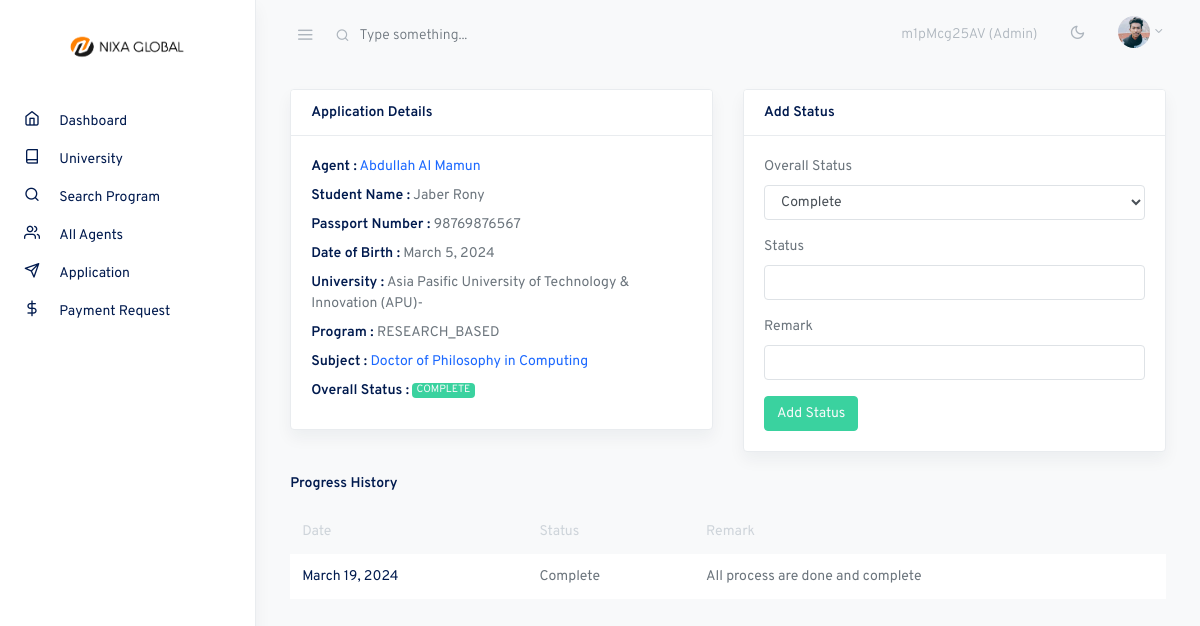
/admin-manage-status/1 (signed in), run on the app's committed database.
### account/models.py (models this page shows, shortened)
class CustomUser(AbstractUser):
    user_type = models.CharField(max_length=20, choices=UserType.choices, default=UserType.AGENT)
    account_type = models.CharField(max_length=20, choices=AccountType.choices, default=AccountType.INDIVIDUAL)
    email = models.EmailField(unique=True)
    phone_number = models.CharField(max_length=20)
    address = models.CharField(max_length=200)
    country = models.CharField(max_length=100)
    city = models.CharField(max_length=100)
    post_code = models.CharField(max_length=20)
    referral_code = models.CharField(max_length=20, unique=True, blank=True, null=True)
    referred_by = models.ForeignKey('self', on_delete=models.SET_NULL, null=True, blank=True)
    is_verified = models.BooleanField(default=False)
    email_verification_token = models.CharField(max_length=100, blank=True, null=True)
    email_verification_sent_at = models.DateTimeField(null=True, blank=True)
    identification_document = models.ForeignKey('IdentificationDocument', on_delete=models.SET_NULL, null=True, blank=True)
    avatar = models.ImageField(upload_to='avatars/', blank=True)
    company_name = models.CharField(max_length=200, null=True, blank=True)
    profession = models.CharField(max_length=100, null=True, blank=True)
    @property
    def is_admin(self):
        return self.user_type == UserType.ADMIN
    class Meta:
        verbose_name = "User"
        verbose_name_plural = "     Users"

### core/models.py (models this page shows, shortened)
class Applicant(models.Model):
    user = models.ForeignKey(User, on_delete=models.CASCADE)
    first_name = models.CharField(max_length=50)
    last_name = models.CharField(max_length=50)
    passport_number = models.CharField(max_length=20)
    dob = models.DateField()
    subject = models.ForeignKey(Subject, on_delete=models.SET_NULL, null=True)
    application_id = models.CharField(max_length=10, unique=True)
    STATUS_CHOICES = [
        ('PENDING', 'Pending'),
        ('PROCESSING', 'Processing'),
        ('COMPLETE', 'Complete'),
        ('REJECT', 'Reject'),
    ]
    status = models.CharField(max_length=10, choices=STATUS_CHOICES, default='PENDING')
    isPaymentClaim = models.BooleanField(default=False)
    class Meta:
        verbose_name = "Applicant"
        verbose_name_plural = "      Applicant"

class Subject(models.Model):
    PROGRAM_CHOICES = [
        ('FOUNDATION', 'Foundation'),
        ('DIPLOMA', 'Diploma'),
        ('BACHELOR', 'Bachelor'),
        ('MASTER', 'Master'),
        ('PHD', 'PhD'),
        ("RESEARCH_BASED", 'Research Based')
    ]
    name = models.CharField(max_length=255)
    program_type = models.CharField(max_length=50, choices=PROGRAM_CHOICES)
    university = models.ForeignKey(University, on_delete=models.CASCADE)
    pdf = models.FileField(upload_to='subject_pdfs/', validators=[FileExtensionValidator(['pdf'])], blank=True, null=True)
    class Meta:
        verbose_name = "Subject"
        verbose_name_plural = "  Subject"

class University(models.Model):
    name = models.CharField(max_length=255)
    class Meta:
        verbose_name = "University"
        verbose_name_plural = "      University"

class ApplicationStatus(models.Model):
    application = models.ForeignKey(Applicant, on_delete=models.CASCADE)
    date = models.DateField(default=timezone.now)
    status = models.CharField(max_length=100)
    remark = models.TextField()
    class Meta:
        verbose_name = "ApplicationStatus"
        verbose_name_plural = "      ApplicationStatus"

### core/views.py (the view, shortened to what this page needs)
# urls.py: path('admin-manage-status/<int:pk>', views.admin_manage_status, name="admin_manage_status"),
@login_required
@admin_required
def admin_manage_status(request, pk):
    application = Applicant.objects.get(id=pk)
    statuses = ApplicationStatus.objects.filter(application=application).order_by('-id')
    context = {
        'application':application,
        'statuses': statuses
    }
    return render(request, 'portal/admin_manage_status.html', context)

### templates/portal/admin_manage_status.html (shortened to what this page needs)
{% extends 'portal/assets/base.html' %}
{% block content %}
<div class="container-fluid">
  <div class="row justify-content-start">
    <div class="col-12 col-md-6">
      <div class="card shadow mb-4">
        <div class="card-header">
          <strong class="card-title">Application Details</strong>
        </div>
        <form action="{% url 'core:university' %}" method="post">
          <div class="card-body">
            <div class="row">
              <div class="col-12">
                <div class="form-group mb-2">
                  <strong class="card-title">Agent :</strong>
                  <span>
                    <a href="{% url 'core:profile_manage' application.user.id %}">
                      {{application.user.first_name}} {{application.user.last_name}}
                    </a>
                  </span>
                </div>
                <div class="form-group mb-2">
                    <strong class="card-title">Student Name :</strong>
                    <span>{{application.first_name}} {{application.last_name}}</span>
                </div>
                <div class="form-group mb-2">
                    <strong class="card-title">Passport Number :</strong>
                    <span>{{application.passport_number}}</span>
                </div>
                <div class="form-group mb-2">
                    <strong class="card-title">Date of Birth :</strong>
                    <span>{{application.dob}}</span>
                </div>
                <div class="form-group mb-2">
                  <strong class="card-title">University :</strong>
                  <span>{{application.subject.university.name}}</span>
                </div>
                <div class="form-group mb-2">
                  <strong class="card-title">Program :</strong>
                  <span>{{application.subject.program_type}}</span>
                </div>
                <div class="form-group mb-2">
                    <strong class="card-title">Subject :</strong>
                    <span>
                      <a href="{% url 'core:program_details' application.subject.id %}">
                        {{application.subject.name}}
                      </a>
                    </span>
                </div>
                <div class="form-group mb-2">
                  <strong class="card-title">Overall Status :</strong>
                  <span>
                    {% if application.status == 'PENDING' %}
                      <span class="badge badge-warning text-light">{{ application.status }}</span>
                    {% elif application.status == 'PROCESSING' %}
                        <span class="badge badge-primary text-light">{{ application.status }}</span>
                    {% elif application.status == 'COMPLETE' %}
                        <span class="badge badge-success text-light">{{ application.status }}</span>
                    {% elif application.status == 'REJECT' %}
                        <span class="badge badge-danger text-light">{{ application.status }}</span>
                    {% endif %}
                  </span>
              </div>
              </div>
            </div>
          </div>
        </form>
      </div>
    </div>
    <div class="col-12 col-md-6">
        <div class="card shadow mb-4">
          <div class="card-header">
            <strong class="card-title">Add Status</strong>
          </div>
          <form action="{% url 'core:admin_manage_status' application.id %}" method="post">
            <div class="card-body">
              <div class="row">
                <div class="col-12">
                  <div class="form-group mb-3">
                    <label for="simpleinput">Overall Status</label>
                    <select name="overall_status" class="form-control" id="">
                      <option value="COMPLETE" {% if application.status == 'COMPLETE' %} selected {% endif %}>Complete</option>
                    </select>
                  </div>
                  <div class="form-group mb-3">
                    <label for="simpleinput">Status</label>
                    <input type="text" name="status" id="simpleinput" class="form-control">
                  </div>
                  <div class="form-group mb-3">
                    <label for="simpleinput">Remark</label>
                    <input type="text" name="remark" id="simpleinput" class="form-control">
                  </div>
                  <button type="submit" class="btn btn-success text-light">Add Status</button>
                </div>
              </div>
            </div>
          </form>
        </div>
      </div>
  </div>
  <div class="row justify-content-start">
    <div class="col-12 col-md-1-">
      <h6 class="mb-3">Progress History</h6>
      <table class="table table-borderless table-striped">
        <thead>
          <tr role="row">
            <th>Date</th>
            <th>Status</th>
            <th>Remark</th>
          </tr>
        </thead>
        <tbody>
          {% for status in statuses %}
          <tr>
            <th scope="col">{{status.date}}</th>
            <td>{{status.status}}</td>
            <td>{{status.remark}}</td>
          </tr>
          {% endfor %}
        </tbody>
      </table>
    </div>
  </div>
</div>
{% endblock %}

### templates/portal/assets/navbar.html (shortened to what this page needs)
{% load static %}
<nav class="topnav navbar navbar-light">
    <button type="button" class="navbar-toggler text-muted mt-2 p-0 mr-3 collapseSidebar">
      <i class="fe fe-menu navbar-toggler-icon"></i>
    </button>
    <form class="form-inline mr-auto searchform text-muted">
      <input class="form-control mr-sm-2 bg-transparent border-0 pl-4 text-muted" type="search" placeholder="Type something..." aria-label="Search">
    </form>
    <ul class="nav">
      <li class="nav-item nav-notif">
        <a class="nav-link text-muted my-2">
          {{request.user.referral_code}} ({{request.user.user_type}})
        </a>
      </li>
      <li class="nav-item">
        <a class="nav-link text-muted my-2" href="#" id="modeSwitcher" data-mode="light">
          <i class="fe fe-sun fe-16"></i>
        </a>
      </li>
      <li class="nav-item dropdown">
        <a class="nav-link dropdown-toggle text-muted pr-0" href="#" id="navbarDropdownMenuLink" role="button" data-toggle="dropdown" aria-haspopup="true" aria-expanded="false">
          <span class="avatar avatar-sm mt-2">
            {% if user.avatar %}
                <img src="{{ user.avatar.url }}" alt="..." class="avatar-img rounded-circle">
            {% else %}
                <img src="{% static 'assets/portal/./assets/avatars/face-1.jpg' %}" alt="..." class="avatar-img rounded-circle">
            {% endif %}
          </span>
        </a>
      </li>
    </ul>
  </nav>

### static/assets/portal/css/feather.css (style rules this page uses)
.fe { font-family: "feather" !important; speak: none; font-style: normal; font-weight: normal; font-variant: normal; text-transform: none; line-height: 1; -webkit-font-smoothing: antialiased; -moz-osx-font-smoothing: grayscale; }
.fe-16 { font-size: 16px; }
.fe-menu:before { content: ""; }
.fe-sun:before { content: ""; }

### data on the page
CustomUser: user.referral_code "m1pMcg25AV", user.user_type "Admin", avatar (picture)
Applicant: user.first_name "Abdullah Al", user.last_name "Mamun", first_name "Jaber", last_name "Rony", passport_number "98769876567", dob "March 5, 2024", subject.university.name "Asia Pasific University of Technology & Innovation (APU)-", subject.program_type "RESEARCH_BASED", subject.name "Doctor of Philosophy in Computing", status "COMPLETE", overall_status "Complete"
ApplicationStatus: date "March 19, 2024", status "Complete", remark "All process are done and complete"
